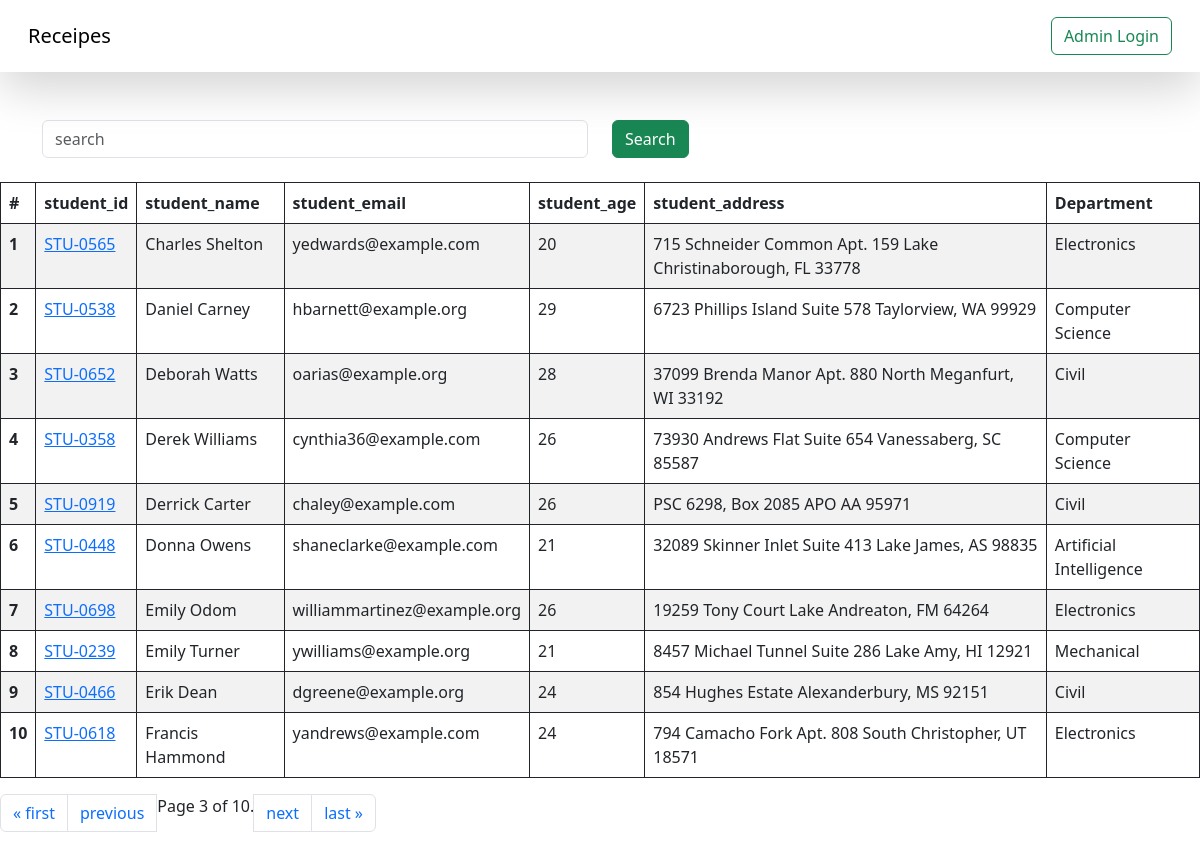
Screenshot of /students/?page=3 with the database file from the repository.
### vege/models.py (models this page shows, shortened)
class Student(models.Model):
    department=models.ForeignKey(Department,related_name="depart",on_delete=models.CASCADE)
    student_id=models.OneToOneField(StudentID,related_name="studentid",on_delete=models.CASCADE)
    student_name=models.CharField(max_length=100)
    student_email=models.EmailField(unique=True)
    student_age=models.IntegerField(default=18)
    student_address=models.TextField()
    class Meta:
        ordering=['student_name']
        verbose_name="student"

class StudentID(models.Model):
    student_id=models.CharField(max_length=100)
    def __str__(self) -> str:
        return self.student_id

class Department(models.Model):
    department=models.CharField(max_length=100)
    class Meta:
        ordering=['department']

### vege/views.py (the view, shortened to what this page needs)
# urls.py: path('students/',get_students,name="get_students"),
def get_students(request):
    queryset=Student.objects.all()
    paginator = Paginator(queryset, 10)  # Show 25 contacts per page.
    page_number = request.GET.get("page",1)
    page_obj = paginator.get_page(page_number)
    return render(request,'report/students.html',{'queryset':page_obj,'page':'Student Report'})

### vege/templates/report/students.html
{%extends "base.html"%}
{%block start%}
<div class="container mt-5">
    <form class="mb-4">
    <div class="row">
        <div class="col md-6">
            <input class="form-control" placeholder="search" name="search">
        </div>
    <div class="col-md-6">
        <button class="btn btn-success">Search</button>
    </div>
</div>
    </form>
</div>
<table class="table table-striped">
    <thead>
      <tr>
        <th scope="col">#</th>
        <th scope="col">student_id</th>
        <th scope="col">student_name</th>
        <th scope="col">student_email</th>
        <th scope="col">student_age</th>
        <th scope="col">student_address</th>
        <th scope="col">Department</th>
      </tr>
    </thead>
    <tbody>
        {%for student in queryset%}
      <tr>
        <th scope="row">{{forloop.counter}}</th>
        <td>
            <a href="{%url 'see_marks' student.student_id%}">{{student.student_id}}</a></td>
        <td>{{student.student_name}}</td>
        <td>{{student.student_email}}</td>
        <td>{{student.student_age}}</td>
        <td>{{student.student_address}}</td>
        <td>{{student.department.department}}</td>
      </tr>
      {%endfor%}
    </tbody>
  </table>
  <nav aria-label="Page navigation example">
    <ul class="pagination">
        {% if queryset.has_previous %}
        <li class="page-item"><a class="page-link" href="?page=1">&laquo; first</a></li>
        <li class="page-item"><a class="page-link" href="?page={{ queryset.previous_page_number }}">previous</a></li>
        {% endif %}
        <span class="current">
            Page {{ queryset.number }} of {{ queryset.paginator.num_pages }}.
        </span>
        {% if queryset.has_next %}
        <li class="page-item"><a class="page-link" href="?page={{ queryset.next_page_number }}">next</a></li>
            <li class="page-item"><a class="page-link" href="?page={{ queryset.paginator.num_pages }}">last &raquo;</a></li>
        {% endif %}
</ul>
</nav>
{%endblock%}

### home/templates/base.html (style rules this page uses)
table, th, td,tr { border: 1px solid; }

### rows the page displays
Student: student_id "STU-0565", student_name "Charles Shelton", student_email "yedwards@example.com", student_age "20", student_address "715 Schneider Common Apt. 159 Lake Christinaborough, FL 33778", department.department "Electronics"
Student: student_id "STU-0538", student_name "Daniel Carney", student_email "hbarnett@example.org", student_age "29", student_address "6723 Phillips Island Suite 578 Taylorview, WA 99929", department.department "Computer Science"
Student: student_id "STU-0652", student_name "Deborah Watts", student_email "oarias@example.org", student_age "28", student_address "37099 Brenda Manor Apt. 880 North Meganfurt, WI 33192", department.department "Civil"
Student: student_id "STU-0358", student_name "Derek Williams", student_email "cynthia36@example.com", student_age "26", student_address "73930 Andrews Flat Suite 654 Vanessaberg, SC 85587", department.department "Computer Science"
Student: student_id "STU-0919", student_name "Derrick Carter", student_email "chaley@example.com", student_age "26", student_address "PSC 6298, Box 2085 APO AA 95971", department.department "Civil"
Student: student_id "STU-0448", student_name "Donna Owens", student_email "shaneclarke@example.com", student_age "21", student_address "32089 Skinner Inlet Suite 413 Lake James, AS 98835", department.department "Artificial Intelligence"
Student: student_id "STU-0698", student_name "Emily Odom", student_email "williammartinez@example.org", student_age "26", student_address "19259 Tony Court Lake Andreaton, FM 64264", department.department "Electronics"
Student: student_id "STU-0239", student_name "Emily Turner", student_email "ywilliams@example.org", student_age "21", student_address "8457 Michael Tunnel Suite 286 Lake Amy, HI 12921", department.department "Mechanical"
Student: student_id "STU-0466", student_name "Erik Dean", student_email "dgreene@example.org", student_age "24", student_address "854 Hughes Estate Alexanderbury, MS 92151", department.department "Civil"
Student: student_id "STU-0618", student_name "Francis Hammond", student_email "yandrews@example.com", student_age "24", student_address "794 Camacho Fork Apt. 808 South Christopher, UT 18571", department.department "Electronics"

### other values shown
{{ queryset.number }} "3"
{{ queryset.paginator.num_pages }} "10"
